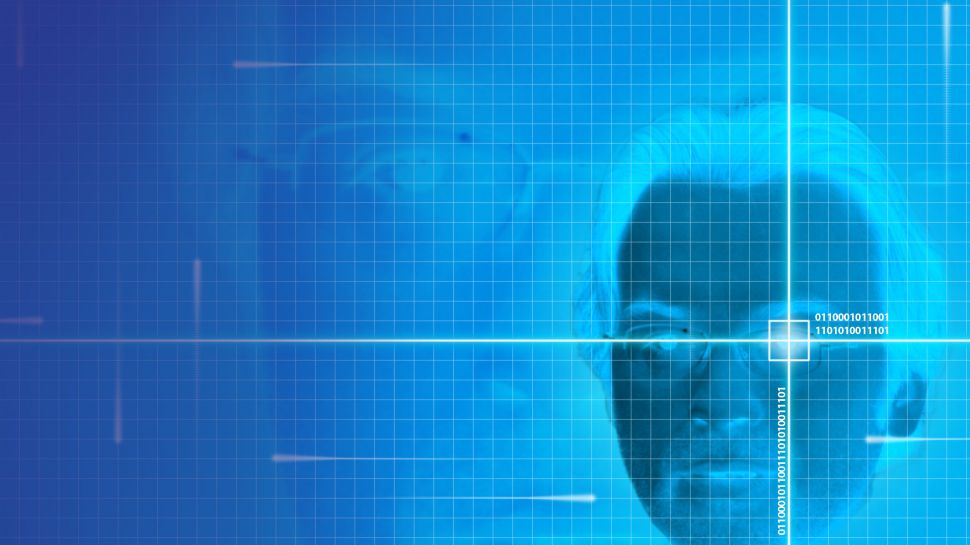
%> input picture example1.jpg, 970 x 545 px, given in place of train1.jpg, which was not available
$ octave --eval "result = CreateDatabase('example1.jpg');"   (GNU Octave 9; MATLAB toolbox functions it lacks are replaced by stand-ins)
%> lines starting %> are read from the running program, lines starting %| are printed output that depends on the picture; pictures that were not available may be replaced by others from this repository, and a replacement may not be noted
### Glet.m
function [k1]=Glet(A)
%# Convert image to grey scale
img = rgb2gray(A);
%# Convert to double precision
img = im2double(img); %#
[m,n] = size(img);  %# Store the original size.
%R Height
%C Width
%u No of scales
%V No of orientation
%# It is best if the filter size is odd, so it has a discrete center.
R = 127;
C = 127;
Kmax = pi/2;
frequency = sqrt( 2 );
Delta = 2 * pi;
DeltaSquare = Delta * Delta;

%# The minimum amount of padding is just "one side" of the filter.
%# Add 1 if the image size is odd.
%# This assumes the filter size is odd.

pR = (R-1)/2;
pC = (C-1)/2;
if rem(m,2) ~= 0; pR = pR + 1; end;
if rem(n,2) ~= 0; pC = pC + 1; end;
img = padarray(img,[pR pC],'pre'); %# Pad image to handle circular convolution.

GW = {};
%# First, construct the filter bank.
for v = 0 : 4
    for u = 1 : 8
        %# create a gabor wavelet
        GW =  [GW {GaborWavelet(R, C, Kmax, frequency, u, v, DeltaSquare)}];
    end
end

%# Pad all the filters to size of padded image.
%# We made sure padsize will only be even, so we can divide by 2.
padsize = size(img) - [R C];
GW = cellfun( ...
        @(x) padarray(x,padsize/2), ...
        GW, ...
        'UniformOutput',false);

imgFFT = fft2(img);                         %# Pre-calculate image FFT.

for i=1:length(GW)
    filter = fft2( ifftshift( GW{i} ) );    %# See Numerical Recipes.
    imgfilt{i} = ifft2( imgFFT .* filter ); %# Apply Convolution Theorem.
end

%# Sum the responses to each filter. Do it in the above loop to save some space.
imgS = zeros(m,n);
for i=1:length(imgfilt)
    imgS = imgS + imgfilt{i}(pR+1:end,pC+1:end); %# Just use the valid part.
end

C2=max(max(imgS));
k1=imgS./C2;

%figure,colormap(gray);imagesc(abs(gw1));
%end
%figure,colormap(gray);imagesc(abs(k1));

### LBP.m
function LBP_Im = LBP(Input_Im, R)

if size(Input_Im, 3) == 3
    Input_Im = rgb2gray(Input_Im);
end;
L = 2*R + 1; %% The size of the LBP label
C = round(L/2);
Input_Im = uint8(Input_Im);
row_max = size(Input_Im,1)-L+1;
col_max = size(Input_Im,2)-L+1;
LBP_Im = zeros(row_max, col_max);
for i = 1:row_max
    for j = 1:col_max
        A = Input_Im(i:i+L-1, j:j+L-1);
        A = A+1-A(C,C);
        A(A>0) = 1;
        LBP_Im(i,j) = A(C,L) + A(L,L)*2 + A(L,C)*4 + A(L,1)*8 + A(C,1)*16 + A(1,1)*32 + A(1,C)*64 + A(1,L)*128;
    end;
end;
C1=max(max(LBP_Im));
LBP =LBP_Im./C1;
%figure,colormap(gray),imagesc(LBP);

### CreateDatabase.m
function T = CreateDatabase(TrainDatabasePath)
%> called with TrainDatabasePath = 'example1.jpg'
% Align a set of face images (the training set T1, T2, ... , TM )
% Description: This function reshapes all 2D images of the training database
% into 1D column vectors. Then, it puts these 1D column vectors in a row to
% construct 2D matrix 'T'.
TrainFiles = dir(TrainDatabasePath);
Train_Number = 0;
for i = 1:size(TrainFiles,1)
    if not(strcmp(TrainFiles(i).name,'.')|strcmp(TrainFiles(i).name,'..')|strcmp(TrainFiles(i).name,'Thumbs.db'))
        Train_Number = Train_Number + 1; % Number of all images in the training database
    end
end
%%%%%%%%%%%%%%%%%%%%%%%% Construction of 2D matrix from 1D image vectors
T = [];
for i = 1 : Train_Number
    str = int2str(i);
    str = strcat('\train',str,'.jpg');
    str = strcat(TrainDatabasePath,str);
    img = imread(str);
%> img is the input picture: size 545x970x3 uint8; mean R, G, B 20.9, 131.6, 200.7
    img = imresize(img,[64 64]);
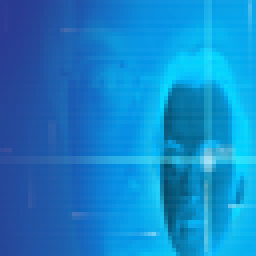
%> img: size 64x64x3 uint8 (shown 4 times larger); mean R, G, B 20.9, 131.6, 200.7
    [irow icol] = size(img);
%> irow = 64; icol = 192
    A=img;
    k1=Glet(A);
%> in Glet, `img = rgb2gray(A);`:
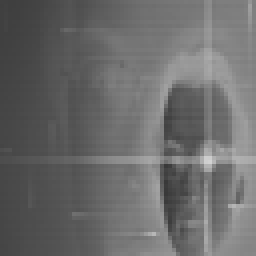
%> img: size 64x64 uint8 (shown 4 times larger); min 57, max 210, mean 106.4
%> in Glet, `img = padarray(img,[pR pC],'pre');`:
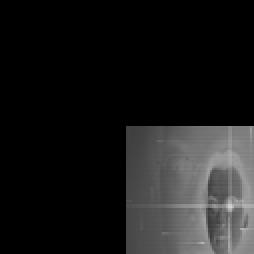
%> img: size 127x127 double (shown 2 times larger); min 0, max 0.824, mean 0.106
%> after the loop in Glet, `for i=1:length(GW)`: imgfilt = 40 items
%> the loop in Glet, `for i=1:length(imgfilt)` made 40 passes
    k11=abs(k1);
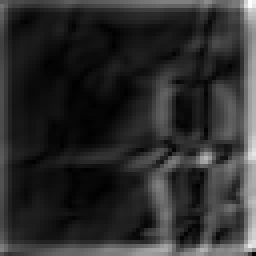
%> k11: size 64x64 double (shown 4 times larger); min 0.00115, max 1, mean 0.177
    %figure,colormap(gray);imagesc(k11);
    Input_Im=img;
    R=1;
    LBP_Im = LBP(Input_Im, R);
%> after the loop in LBP, `for i = 1:row_max`:
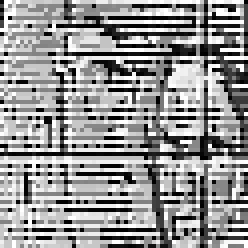
%> LBP_Im: size 62x62 double (shown 4 times larger); min 0, max 255, mean 148.8
%> after the loop in LBP, `for i = 1:row_max`: A = [1 1 1; 1 1 1; 1 1 1]
%> in LBP, `C1=max(max(LBP_Im));`: C1 = 255
    c1=k11(:);
%> c1 = 4096 values, max 1 at index 3969, min 0.00115 at index 1131, mean 0.177
    c2=LBP_Im(:);
%> c2 = 3844 values, max 255 at index 8, min 0 at index 99, mean 148.8
    temp= vertcat(c1,c2);
%> temp = 7940 values, max 255 at index 4104, min 0 at index 4195, mean 72.11
   T = [T temp]; % 'T' grows after each turn
%> T has the same summary as temp
%> `result = CreateDatabase('example1.jpg');`: result has the same summary as temp in CreateDatabase
end
